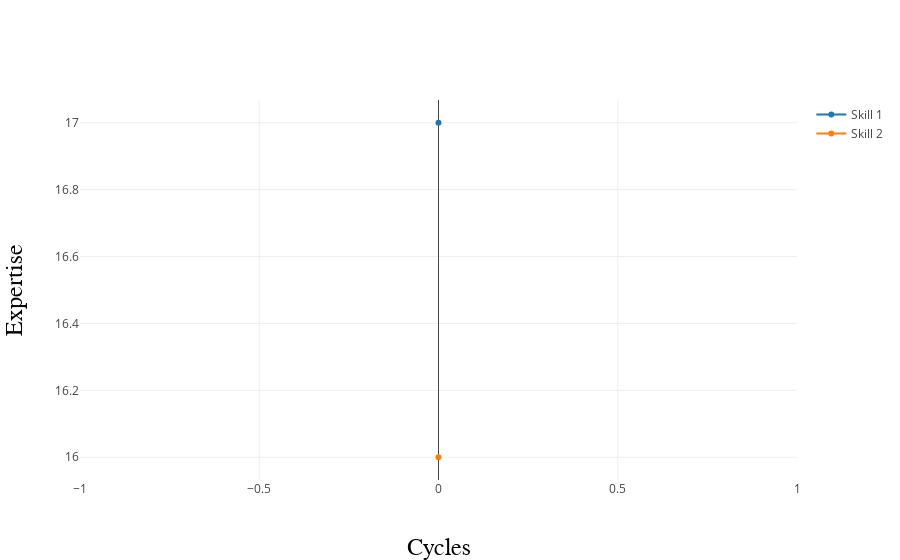

Notebook code cell kept with this figure:
### Code cell
my_workplace.plot_skills(my_workplace.agents[1])

### Figure 1 — Plotly figure (JSON) as saved in the notebook; plotly's stock layout.template omitted (floating-point values rounded to 4 significant figures)
{"data": [{"mode": "lines+markers", "name": "Skill 1", "type": "scatter", "uid": "ccaaf65a-4054-472b-b380-74e05c248f73", "x": [0], "y": [17]}, {"mode": "lines+markers", "name": "Skill 2", "type": "scatter", "uid": "e495f8ef-5181-41db-a284-2c40fb7c1dba", "x": [0], "y": [16]}], "layout": {"xaxis": {"title": "Cycles", "titlefont": {"color": "black", "family": "Arial, sans-serif", "size": 24}}, "yaxis": {"title": "Expertise", "titlefont": {"color": "black", "family": "Arial, sans-serif", "size": 24}}}}
